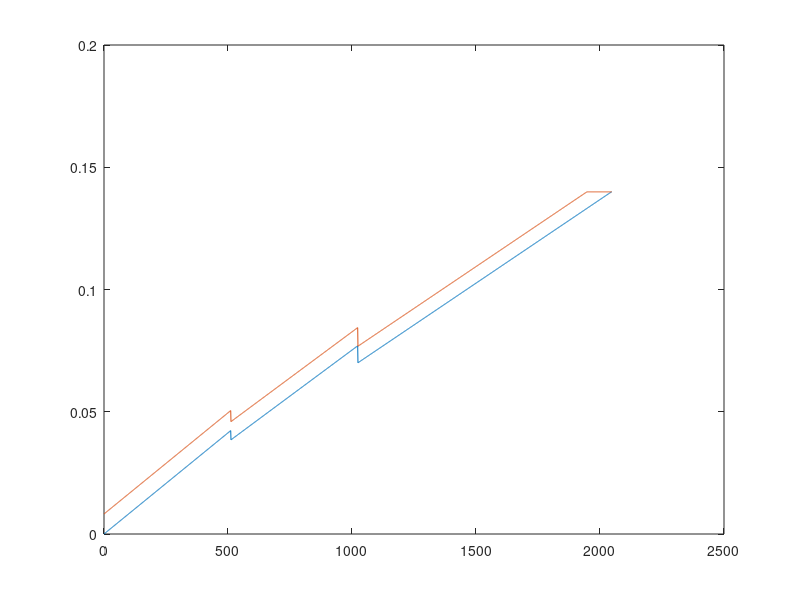

Recreate this plot in MATLAB.
x = 0:2047;
y = x*0.14/2047;

adjust = ones(1,2048);
adjust(1:1024) = adjust(1:1024)*1.1;
adjust(1:512) = adjust(1:512)*1.1;

y1 = y.*adjust;
y2 = y;
shift = 100;
y2(1:(2048-shift)) = y2(shift:2047);
y2((2048-shift):2047) = y2((2048-shift));
y2 = y2.*adjust;
close all;
plot(x,y1);
hold all;
plot(x,y2);
